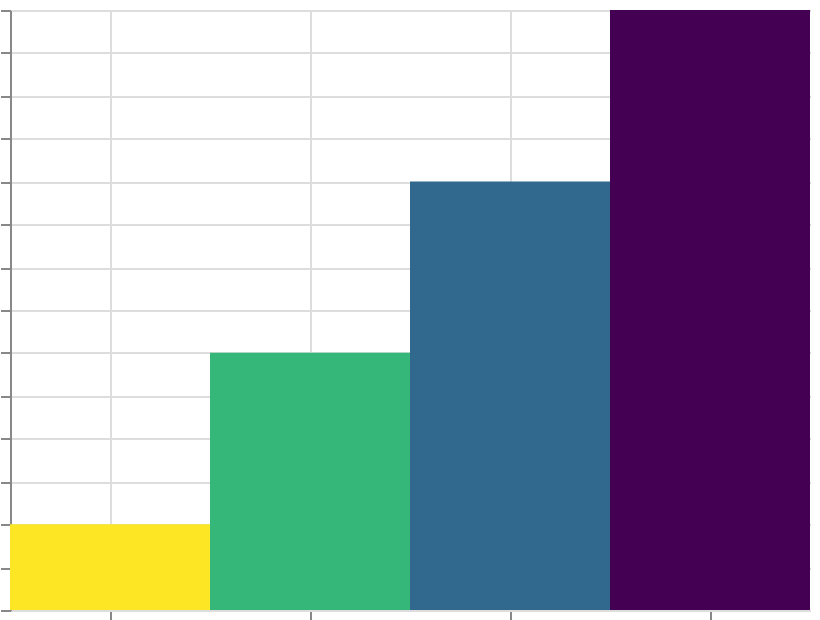

Here is the Vega-Lite specification saved for this chart:
### Vega specification from a JSON file in a GitHub repository (floating-point values rounded to 4 significant figures)
{"$schema": "https://vega.github.io/schema/vega/v6.json", "width": 400, "height": 300, "padding": 5, "autosize": "none", "data": [{"name": "table", "values": [{"cat": "A", "val": 10}, {"cat": "B", "val": 30}, {"cat": "C", "val": 50}, {"cat": "D", "val": 70}]}], "scales": [{"name": "x", "type": "band", "domain": {"data": "table", "field": "cat", "sort": true}, "range": "width"}, {"name": "y", "type": "linear", "domain": {"data": "table", "field": "val"}, "range": [{"signal": "height"}, 0], "zero": true, "nice": true}, {"name": "color", "type": "linear", "domain": {"data": "table", "field": "val"}, "reverse": true, "range": {"scheme": "viridis"}}], "marks": [{"type": "rect", "from": {"data": "table"}, "encode": {"update": {"x": {"scale": "x", "field": "cat"}, "width": {"scale": "x", "band": 1}, "y": {"scale": "y", "field": "val"}, "y2": {"scale": "y", "value": 0}, "fill": {"scale": "color", "field": "val"}}}}], "axes": [{"scale": "x", "orient": "bottom", "grid": true, "labels": false}, {"scale": "y", "orient": "left", "grid": true, "labels": false}], "legends": [{"fill": "color", "title": "Science"}]}
